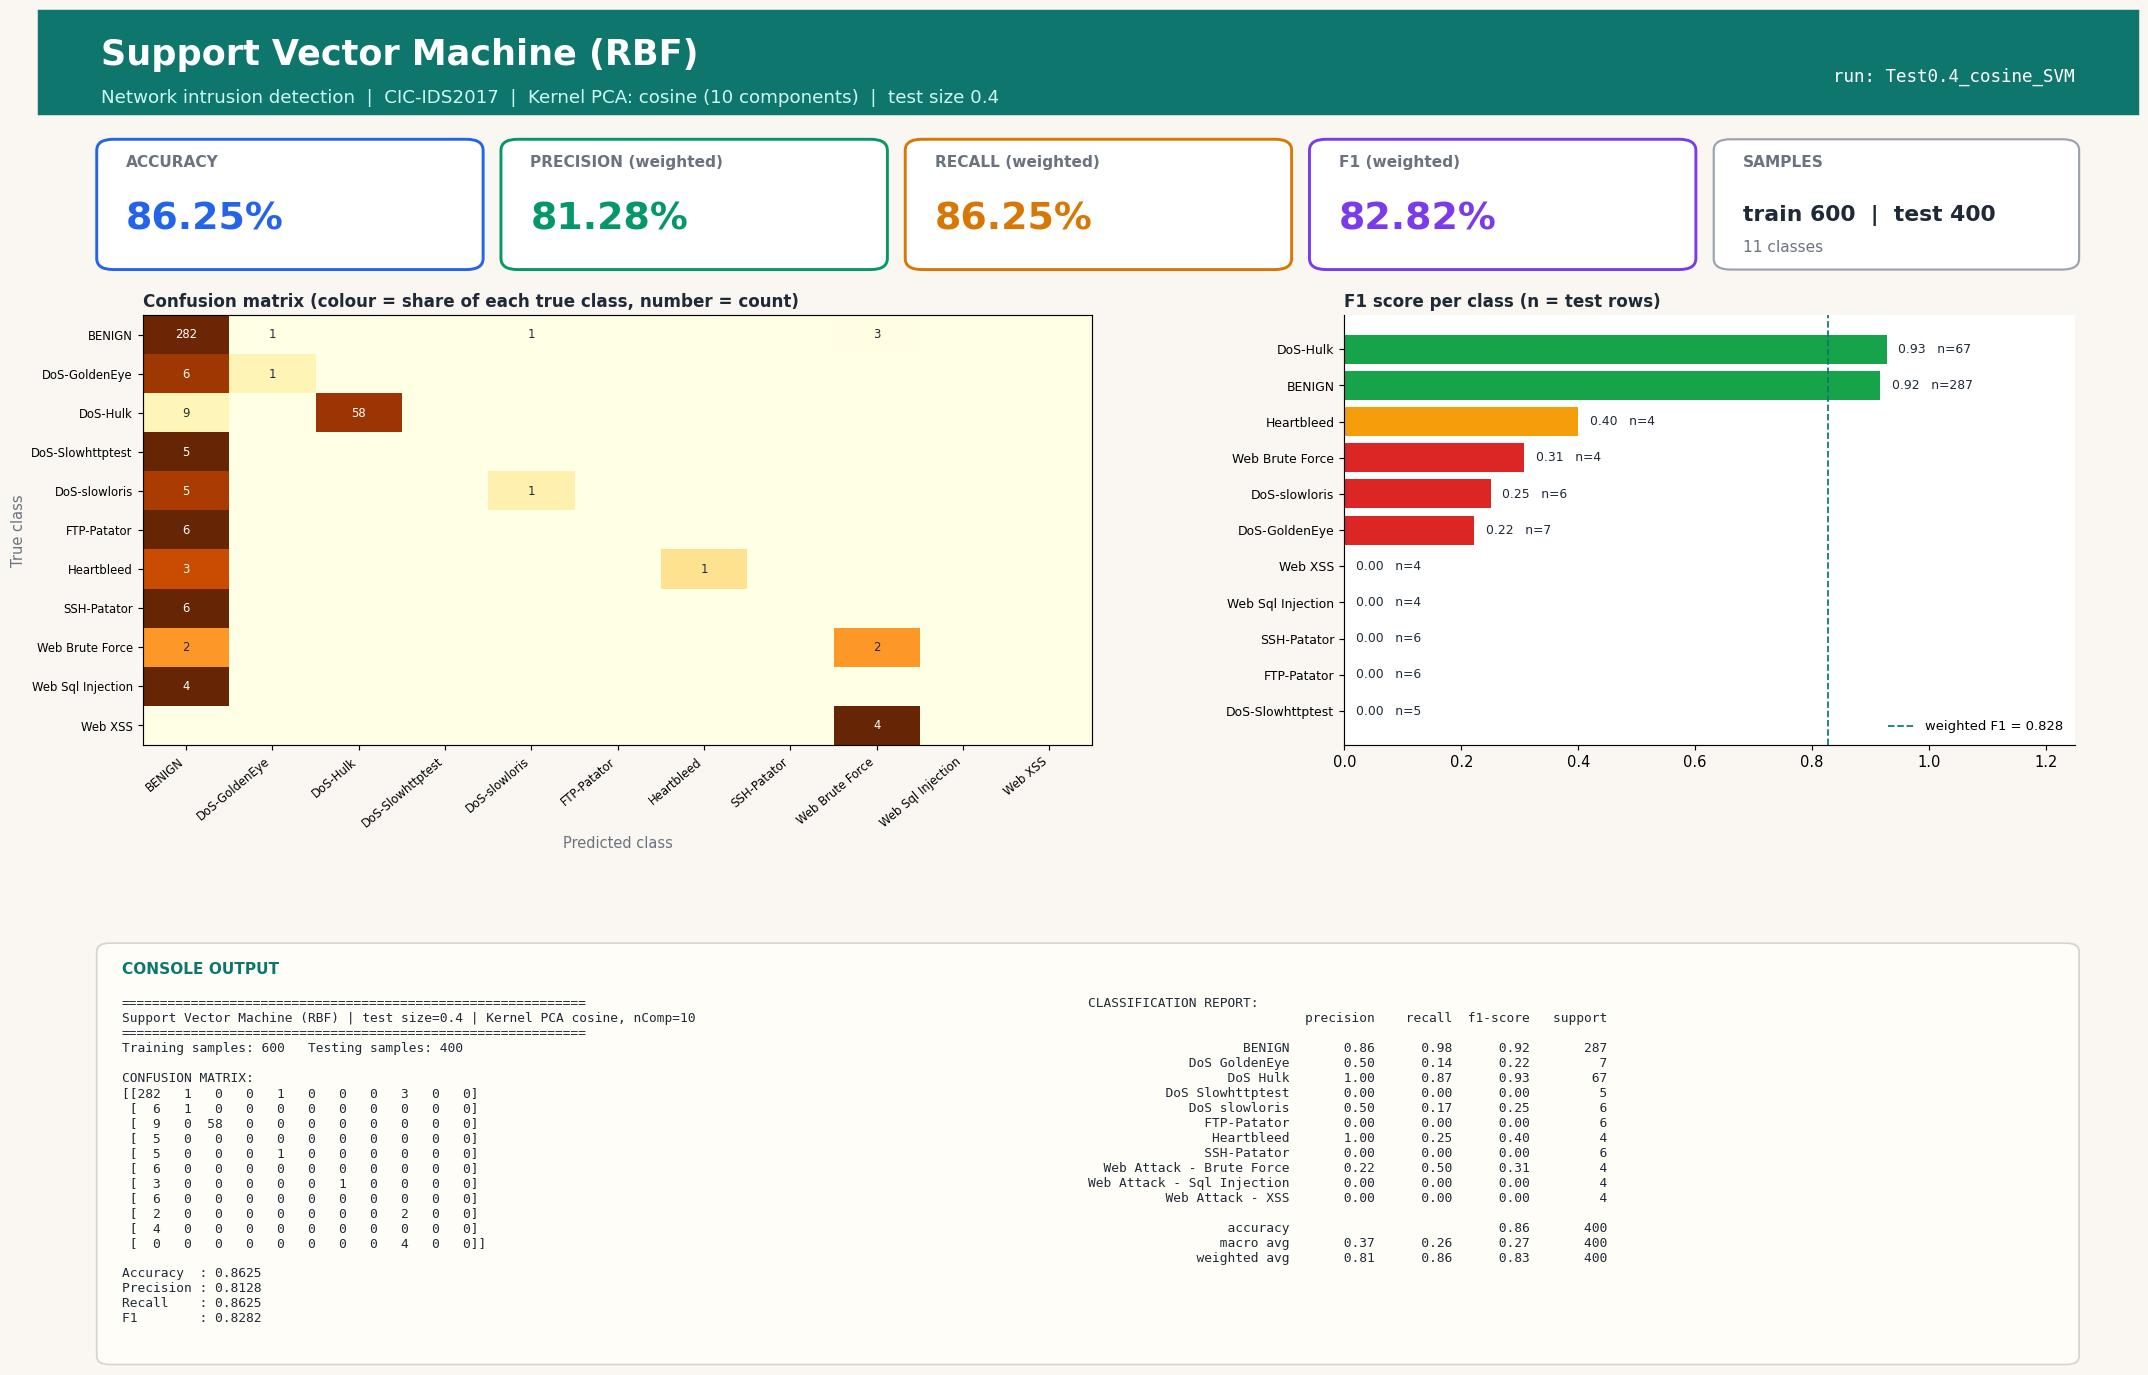

Python code for this plot:
#!/usr/bin/env python3
"""Support Vector Machine (RBF) | Test size 0.4 | Kernel PCA kernel=cosine, n_components=10
CIC-IDS2017 (Tue+Wed+Thu-morning) 1000-row stratified sample.
Run in any IDE (Spyder / VS Code / PyCharm / Jupyter): open the file and press Run, no arguments needed.
Saves next to this file: 'Test0.4_cosine_SVM.jpg' - one image with the console output (confusion matrix, metrics, classification report) plus charts."""
import json, os
import numpy as np
import matplotlib.pyplot as plt
from sklearn.decomposition import KernelPCA
from sklearn.svm import SVC
from sklearn.metrics import (accuracy_score, classification_report, confusion_matrix,
                             f1_score, precision_score, recall_score)
from sklearn.model_selection import train_test_split
from sklearn.preprocessing import StandardScaler

TEST_SIZE, KERNEL, N_COMP, ALG, ALG_NAME = 0.4, "cosine", 10, "SVM", "Support Vector Machine (RBF)"
try:
    HERE = os.path.dirname(os.path.abspath(__file__))
except NameError:                      # Jupyter / interactive console
    HERE = os.getcwd()
def _find_root():                      # folder that contains data/sample.npz (works from any working directory)
    for p in (HERE, os.path.join(HERE, ".."), os.path.join(HERE, "..", ".."), os.getcwd()):
        if os.path.exists(os.path.join(p, "data", "sample.npz")):
            return os.path.abspath(p)
    raise FileNotFoundError("data/sample.npz not found - run prepare_data.py or keep the repo folder structure")
ROOT = _find_root()
tag = f"Test{TEST_SIZE}_{KERNEL}_{ALG}"

# 1. LOAD cached, cleaned sample (see prepare_data.py)
d = np.load(os.path.join(ROOT, "data", "sample.npz"), allow_pickle=True)
X, y, class_names = d["X"], d["y"], [str(c).replace("�", "-") for c in d["classes"]]

# 2. SPLIT
X_train, X_test, y_train, y_test = train_test_split(
    X, y, test_size=TEST_SIZE, random_state=42, stratify=y)

# 3. SCALE (fit on train only)
scaler = StandardScaler()
X_train = scaler.fit_transform(X_train); X_test = scaler.transform(X_test)

# 4. DIMENSIONALITY REDUCTION: Kernel PCA (fit on train only; gamma = sklearn default 1/n_features)
kpca = KernelPCA(n_components=N_COMP, kernel=KERNEL, random_state=0)
X_train = kpca.fit_transform(X_train); X_test = kpca.transform(X_test)

# 5. CLASSIFIER
classifier = SVC(kernel="rbf", C=1.0, gamma="scale", random_state=0)
classifier.fit(X_train, y_train)
y_pred = classifier.predict(X_test)

# 6. METRICS
labels = np.arange(len(class_names))
cm = confusion_matrix(y_test, y_pred, labels=labels)
res = dict(test_size=TEST_SIZE, kernel=KERNEL, n_components=N_COMP, algorithm=ALG, model=ALG_NAME,
           n_train=int(len(y_train)), n_test=int(len(y_test)),
           accuracy=accuracy_score(y_test, y_pred),
           precision=precision_score(y_test, y_pred, average="weighted", zero_division=0),
           recall=recall_score(y_test, y_pred, average="weighted", zero_division=0),
           f1=f1_score(y_test, y_pred, average="weighted", zero_division=0))
report = classification_report(y_test, y_pred, labels=labels, target_names=class_names, zero_division=0)
lines = ["=" * 60, f"{ALG_NAME} | test size={TEST_SIZE} | Kernel PCA {KERNEL}, nComp={N_COMP}", "=" * 60,
         f"Training samples: {len(y_train)}   Testing samples: {len(y_test)}", "", "CONFUSION MATRIX:", np.array2string(cm), ""]
for k in ("accuracy", "precision", "recall", "f1"): lines.append(f"{k.capitalize():10s}: {res[k]:.4f}")
lines += ["", "CLASSIFICATION REPORT:", report]
console_output = "\n".join(lines); print(console_output)

# 7. VISUAL OUTPUT: ONE report-style image (banner, KPI cards, charts, console output) - real results only
from matplotlib.patches import FancyBboxPatch, Rectangle
short = [c.replace("Web Attack - ", "Web ").replace("DoS ", "DoS-") for c in class_names]
rep = classification_report(y_test, y_pred, labels=labels, target_names=class_names, zero_division=0, output_dict=True)
cmn = cm / np.maximum(cm.sum(axis=1, keepdims=True), 1)          # row-normalised = per-class recall
INK, MUTED, BG, ACC = "#1f2937", "#6b7280", "#faf7f2", "#0f766e"
fig = plt.figure(figsize=(20, 13.2), dpi=105, facecolor=BG)
fig.add_artist(Rectangle((0, 0.925), 1, 0.075, transform=fig.transFigure, color=ACC, zorder=0))
fig.text(0.03, 0.968, f"{ALG_NAME}", fontsize=24, fontweight="bold", color="white", va="center")
fig.text(0.03, 0.937, f"Network intrusion detection  |  CIC-IDS2017  |  Kernel PCA: {KERNEL} ({N_COMP} components)  |  test size {TEST_SIZE}",
         fontsize=12.5, color="#ccfbf1", va="center")
fig.text(0.97, 0.952, f"run: {tag}", fontsize=12, color="white", ha="right", va="center", family="monospace")

# KPI cards
cards = [("ACCURACY", res["accuracy"], "#2563eb"), ("PRECISION (weighted)", res["precision"], "#059669"),
         ("RECALL (weighted)", res["recall"], "#d97706"), ("F1 (weighted)", res["f1"], "#7c3aed")]
for i, (lab, v, col) in enumerate(cards):
    x0 = 0.03 + i * 0.1925
    fig.add_artist(FancyBboxPatch((x0, 0.815), 0.18, 0.09, boxstyle="round,pad=0.002,rounding_size=0.008", transform=fig.transFigure,
                                  facecolor="white", edgecolor=col, linewidth=2))
    fig.text(x0 + 0.012, 0.887, lab, fontsize=10.5, color=MUTED, fontweight="bold")
    fig.text(x0 + 0.012, 0.842, f"{v * 100:.2f}%", fontsize=26, color=col, fontweight="bold")
fig.add_artist(FancyBboxPatch((0.80, 0.815), 0.17, 0.09, boxstyle="round,pad=0.002,rounding_size=0.008", transform=fig.transFigure,
                              facecolor="white", edgecolor="#9ca3af", linewidth=1.5))
fig.text(0.812, 0.887, "SAMPLES", fontsize=10.5, color=MUTED, fontweight="bold")
fig.text(0.812, 0.848, f"train {res['n_train']}  |  test {res['n_test']}", fontsize=15, color=INK, fontweight="bold")
fig.text(0.812, 0.826, f"{len(class_names)} classes", fontsize=10.5, color=MUTED)

gs = fig.add_gridspec(1, 2, left=0.05, right=0.97, top=0.78, bottom=0.47, wspace=0.30, width_ratios=[1.3, 1])
ax1 = fig.add_subplot(gs[0, 0]); ax2 = fig.add_subplot(gs[0, 1])
for ax in (ax1, ax2): ax.set_facecolor("white")
im = ax1.imshow(cmn, cmap="YlOrBr", vmin=0, vmax=1, aspect="auto")
ax1.set_xticks(labels); ax1.set_yticks(labels); ax1.set_xticklabels(short, rotation=40, ha="right", fontsize=8); ax1.set_yticklabels(short, fontsize=8)
ax1.set_title("Confusion matrix (colour = share of each true class, number = count)", loc="left", fontsize=11.5, color=INK, fontweight="bold")
ax1.set_xlabel("Predicted class", color=MUTED); ax1.set_ylabel("True class", color=MUTED)
for a_ in labels:
    for b_ in labels:
        if cm[a_, b_]: ax1.text(b_, a_, cm[a_, b_], ha="center", va="center", fontsize=8, color="white" if cmn[a_, b_] > 0.6 else INK)
f1s = [rep[c]["f1-score"] for c in class_names]; sup = [int(rep[c]["support"]) for c in class_names]
order = np.argsort(f1s)
cols = ["#dc2626" if f1s[i] < 0.34 else "#f59e0b" if f1s[i] < 0.67 else "#16a34a" for i in order]
ax2.barh(range(len(order)), [f1s[i] for i in order], color=cols)
ax2.set_yticks(range(len(order))); ax2.set_yticklabels([short[i] for i in order], fontsize=8.5); ax2.set_xlim(0, 1.25)
ax2.set_title("F1 score per class (n = test rows)", loc="left", fontsize=11.5, color=INK, fontweight="bold")
for k, i in enumerate(order): ax2.text(f1s[i] + 0.02, k, f"{f1s[i]:.2f}   n={sup[i]}", va="center", fontsize=8.5, color=INK, zorder=5, bbox=dict(facecolor="white", edgecolor="none", pad=1))
for sp in ("top", "right"): ax2.spines[sp].set_visible(False)
ax2.axvline(res["f1"], color=ACC, ls="--", lw=1.2, label=f"weighted F1 = {res['f1']:.3f}"); ax2.legend(loc="lower right", fontsize=9, frameon=False)

# console output panel (same text that is printed to the console)
fig.add_artist(FancyBboxPatch((0.03, 0.025), 0.94, 0.30, boxstyle="round,pad=0.002,rounding_size=0.006", transform=fig.transFigure,
                              facecolor="#fffdf8", edgecolor="#d6d3d1", linewidth=1.2))
fig.text(0.04, 0.305, "CONSOLE OUTPUT", fontsize=10.5, color=ACC, fontweight="bold")
split_at = lines.index("CLASSIFICATION REPORT:")
fig.text(0.04, 0.288, "\n".join(lines[:split_at]), family="monospace", fontsize=8.8, color=INK, va="top")
fig.text(0.50, 0.288, "\n".join(lines[split_at:]), family="monospace", fontsize=8.8, color=INK, va="top")
plt.savefig(os.path.join(HERE, tag + ".jpg"), format="jpg", bbox_inches="tight", facecolor=BG)
if os.environ.get("ACN_NO_SHOW") != "1": plt.show()   # IDEs display the image; run_all.py disables this
plt.close()

os.makedirs(os.path.join(ROOT, "results", "json"), exist_ok=True)
with open(os.path.join(ROOT, "results", "json", tag + ".json"), "w") as f: json.dump(res, f)
